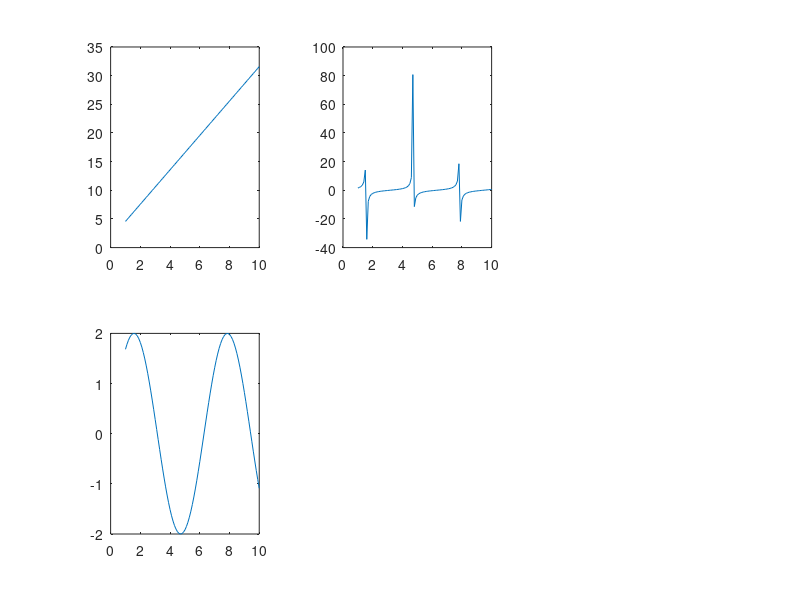

Recreate this plot in MATLAB.
x = 1:.1:10;
y = asin(x) +3*x;
g = 1\tan(x);
t = 3*exp(3.^x);
z = 2*sin(x);

subplot(2, 3, 1), plot(x, y);
subplot(2, 3, 2), plot(x, g);
subplot(2, 3, 3), plot(x, t);
subplot(2, 3, 4), plot(x, z);
